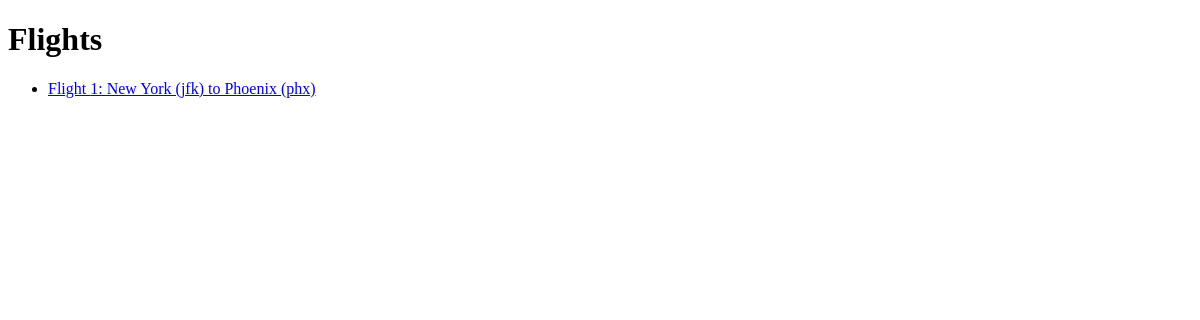
The page /flights/ on the database as committed earlier.
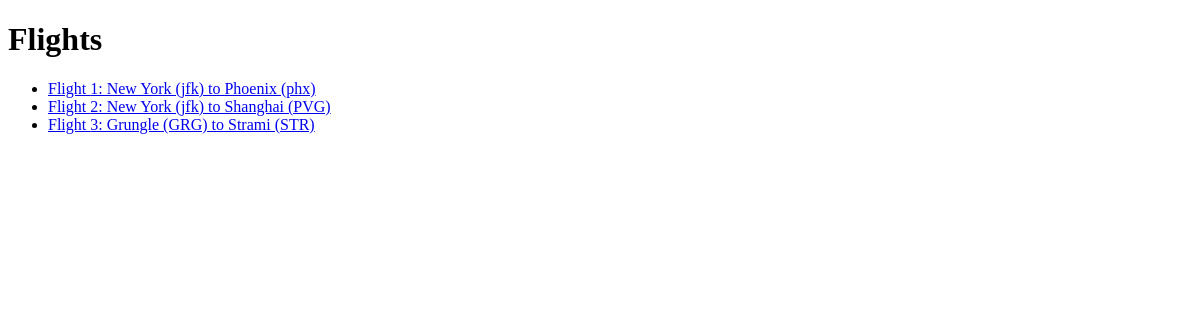
The same page on the database as committed later.
### flights/models.py (models this page shows)
class Flight(models.Model):
    origin = models.ForeignKey(Airport, on_delete=models.CASCADE, related_name="departure")
    destination = models.ForeignKey(Airport, on_delete=models.CASCADE, related_name="arrivals")
    duration = models.IntegerField()
    def __str__(self):
        return f"{self.id}: {self.origin} to {self.destination}"

class Airport(models.Model):
    code = models.CharField(max_length=3)
    city = models.CharField(max_length=90)
    def __str__(self):
        return f"{self.city} ({self.code})"

### flights/views.py (the view)
# urls.py: path("", views.index, name="airIndex"),
def index(request):
    return render(request, "flights/index.html",{
        "flights": Flight.objects.all()
    })

### flights/templates/flights/index.html
{% extends "flights/layout.html" %}
{% block body %}
    <h1>Flights</h1>
    <ul>
        {% for flight in flights %}
            <li>
                <a href="{% url 'flight' flight.id %}">
                    Flight {{ flight }}
                </a>
            </li>
        {% endfor %}
    </ul>
{% endblock %}

### flights/templates/flights/layout.html (shortened to what this page needs)
<!DOCTYPE html>
<html lang="en">
    <head>
    </head>
    <body>
        {% block body %}
        {% endblock %}
    </body>
</html>

Rows that differ between the two databases and show on the page:
added Flight: id+origin+destination "2: New York (jfk) to Shanghai (PVG)"
added Flight: id+origin+destination "3: Grungle (GRG) to Strami (STR)"
